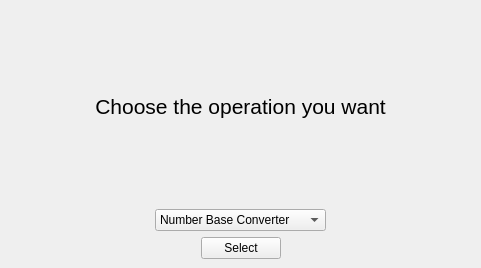
<?xml version="1.0" encoding="UTF-8"?>
<ui version="4.0">
 <class>choose</class>
 <widget class="QMainWindow" name="choose">
  <property name="geometry">
   <rect>
    <x>0</x>
    <y>0</y>
    <width>481</width>
    <height>268</height>
   </rect>
  </property>
  <property name="windowTitle">
   <string>Choose Operation</string>
  </property>
  <property name="windowIcon">
   <iconset resource="resources.qrc">
    <normaloff>:/icons/qt-nbc.svg</normaloff>:/icons/qt-nbc.svg</iconset>
  </property>
  <widget class="QWidget" name="centralwidget">
   <layout class="QGridLayout" name="gridLayout">
    <item row="0" column="0">
     <layout class="QVBoxLayout" name="verticalLayout">
      <item>
       <widget class="QLabel" name="label">
        <property name="font">
         <font>
          <pointsize>16</pointsize>
         </font>
        </property>
        <property name="text">
         <string>Choose the operation you want</string>
        </property>
        <property name="alignment">
         <set>Qt::AlignCenter</set>
        </property>
       </widget>
      </item>
      <item>
       <layout class="QHBoxLayout" name="horizontalLayout">
        <item>
         <spacer name="horizontalSpacer">
          <property name="orientation">
           <enum>Qt::Horizontal</enum>
          </property>
          <property name="sizeHint" stdset="0">
           <size>
            <width>40</width>
            <height>20</height>
           </size>
          </property>
         </spacer>
        </item>
        <item>
         <widget class="QComboBox" name="comboBox">
          <item>
           <property name="text">
            <string>Number Base Converter</string>
           </property>
          </item>
          <item>
           <property name="text">
            <string>Number Based Calculator</string>
           </property>
          </item>
         </widget>
        </item>
        <item>
         <spacer name="horizontalSpacer_2">
          <property name="orientation">
           <enum>Qt::Horizontal</enum>
          </property>
          <property name="sizeHint" stdset="0">
           <size>
            <width>40</width>
            <height>20</height>
           </size>
          </property>
         </spacer>
        </item>
       </layout>
      </item>
      <item>
       <layout class="QHBoxLayout" name="horizontalLayout_2">
        <item>
         <spacer name="horizontalSpacer_3">
          <property name="orientation">
           <enum>Qt::Horizontal</enum>
          </property>
          <property name="sizeHint" stdset="0">
           <size>
            <width>40</width>
            <height>20</height>
           </size>
          </property>
         </spacer>
        </item>
        <item>
         <widget class="QPushButton" name="pushButton">
          <property name="text">
           <string>Select</string>
          </property>
         </widget>
        </item>
        <item>
         <spacer name="horizontalSpacer_4">
          <property name="orientation">
           <enum>Qt::Horizontal</enum>
          </property>
          <property name="sizeHint" stdset="0">
           <size>
            <width>40</width>
            <height>20</height>
           </size>
          </property>
         </spacer>
        </item>
       </layout>
      </item>
     </layout>
    </item>
   </layout>
  </widget>
 </widget>
 <resources>
  <include location="resources.qrc"/>
 </resources>
 <connections/>
</ui>
